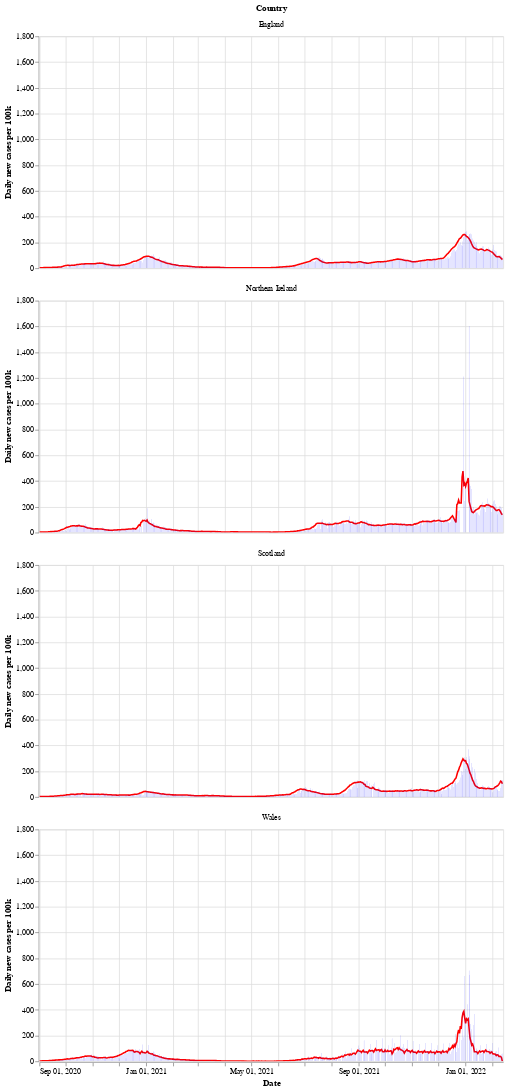

Notebook code for this chart:
### Markdown cell above
Next is a bar chart of the number of new cases in each country (per 100k population), with the 7 day moving average of cases. Again we see that Wales saw a longer period of raising and falling cases compared to the other countries.

After a period of cases falling, each nation is now seeing a rise in the number of cases - especially in Wales.

### Code cell
# collapse
bars = alt.Chart(uk_cases).mark_bar().encode(
    x=alt.X("yearmonthdate(date):T", axis=alt.Axis(title='Date')),
    y=alt.Y("newCasesRate:Q", axis=alt.Axis(title='Daily new cases per 100k')),
    tooltip='newCasesRate',
    color=alt.condition(
        alt.datum.dailyChange > 0,
        alt.value("orange"),  # The positive color
        alt.value("blue")  # The negative color
    )
).properties(title='New cases per 100k population with rolling 7 day average', width=600).interactive()
line = alt.Chart(uk_cases).mark_line(
    color='red',
    size=2,
).transform_window(
    rolling_mean='mean(newCasesRate)',
    frame=[0, 7],
    groupby=['areaName']
).encode(
    x='yearmonthdate(date):T',
    y='rolling_mean:Q'
)
alt.layer(line, bars, data=uk_cases).facet(alt.Row('areaName', title='Country'), columns=1)

### Figure 1 — Vega-Lite specification as saved in the notebook (floating-point values rounded to 4 significant figures; data arrays with more than 128 entries replaced by an {"elided": "..."} marker saying what was removed)
{"config": {"view": {"continuousWidth": 400, "continuousHeight": 300}}, "data": {"name": "data-03947ddc09a39d1c7cddaf34844c74a6"}, "facet": {"type": "nominal", "field": "areaName", "title": "Country"}, "spec": {"layer": [{"mark": {"type": "line", "color": "red", "size": 2}, "encoding": {"x": {"type": "temporal", "field": "date", "timeUnit": "yearmonthdate"}, "y": {"type": "quantitative", "field": "rolling_mean"}}, "transform": [{"window": [{"op": "mean", "field": "newCasesRate", "as": "rolling_mean"}], "frame": [0, 7], "groupby": ["areaName"]}]}, {"mark": "bar", "encoding": {"color": {"condition": {"value": "orange", "test": "(datum.dailyChange > 0)"}, "value": "blue"}, "tooltip": {"type": "quantitative", "field": "newCasesRate"}, "x": {"type": "temporal", "axis": {"title": "Date"}, "field": "date", "timeUnit": "yearmonthdate"}, "y": {"type": "quantitative", "axis": {"title": "Daily new cases per 100k"}, "field": "newCasesRate"}}, "selection": {"selector002": {"type": "interval", "bind": "scales", "encodings": ["x", "y"]}}, "title": "New cases per 100k population with rolling 7 day average", "width": 600}]}, "columns": 1, "$schema": "https://vega.github.io/schema/vega-lite/v4.8.1.json", "datasets": {"data-03947ddc09a39d1c7cddaf34844c74a6": {"elided": "2120 records"}}}
